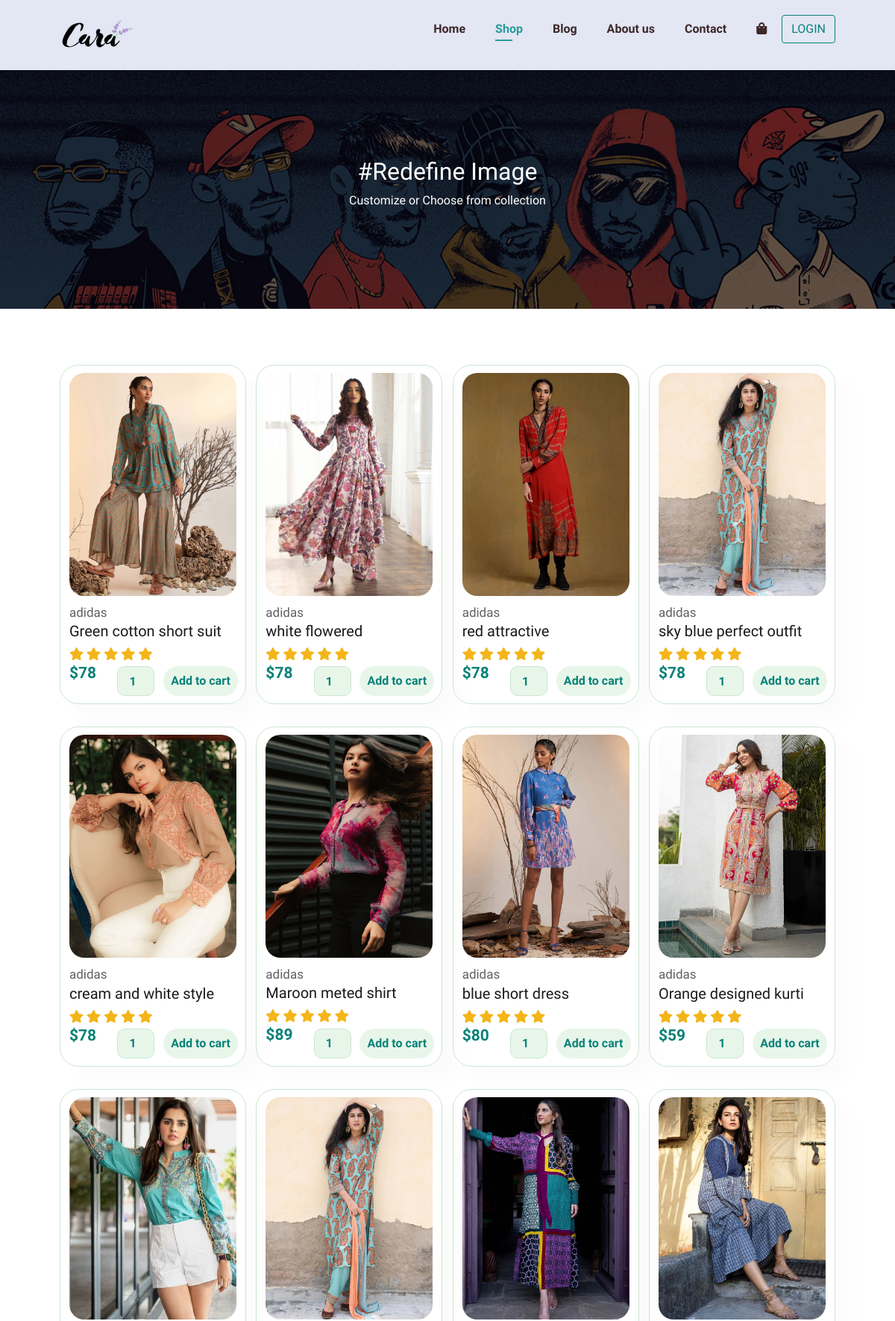
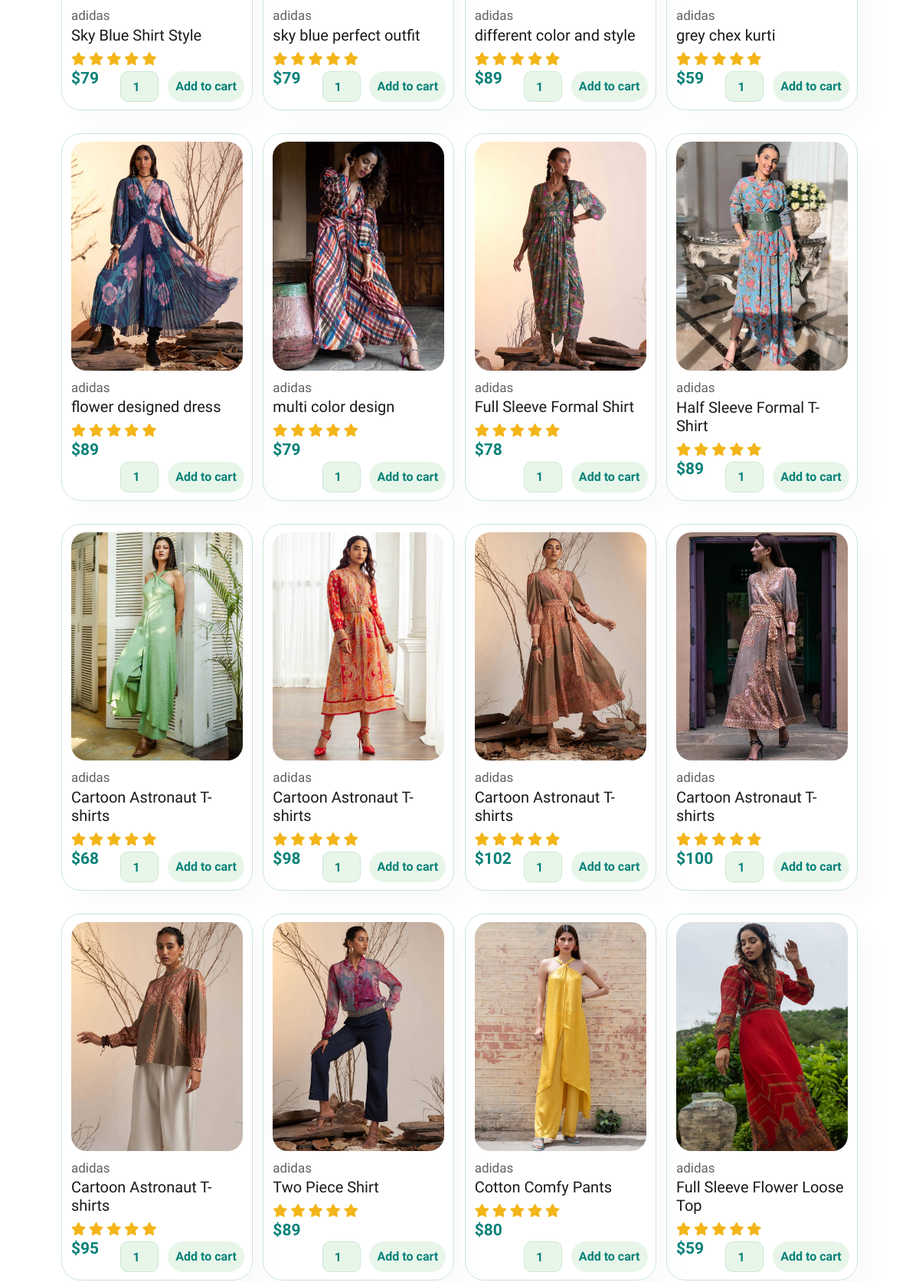
The app's page /shop1.php (upper part) with its own data (2 pictures, top to bottom).
### tables this page shows
CREATE TABLE `product` (
  `id` int(11) NOT NULL,
  `pname` varchar(255) DEFAULT NULL,
  `image` varchar(255) DEFAULT NULL,
  `price` double DEFAULT NULL,
  `brandname` varchar(20) NOT NULL
);

### shop1.php (the view, shortened to what this page needs)
<?php
$database_name = "Product_details";
$con = mysqli_connect("localhost", "root", "", $database_name);
?>
<!DOCTYPE html>
<html lang="en">
<head>
    <link rel="stylesheet" href="https://use.fontawesome.com/releases/v5.15.4/css/all.css" />
    <link rel="stylesheet" href="Style.css">
    <link href="https://cdn.jsdelivr.net/npm/bootstrap@5.0.2/dist/css/bootstrap.min.css" rel="stylesheet">
</head>
<body>
    <section id="header" class="flex ">
        <a href="#"><img src="img/logo.png" alt=""></a>
        <div>
            <ul id="navbar">
                <li><a href="index.php">Home</a></li>
                <li><a class="active" href="shop.php">Shop</a></li>
                <li><a href="blog.php">Blog</a></li>
                <li><a href="aboutus.php">About us</a></li>
                <li><a href="contact.php">Contact</a></li>
                <li id="lg-bag"><a href="cart.php"><i class="fa fa-shopping-bag" aria-hidden="true"></i></a></li>
                <?php
                if (isset($_SESSION['loggedin'])) {
                    echo "   <div class='btn-group' role='group'>
                    <button id='btnGroupDrop1' type='button' class='btn btn-outline-primary xyz dropdown-toggle' data-bs-toggle='dropdown' aria-expanded='false'>
                    " . $_SESSION['firstname'] .
                        "
                    </button>
                    <ul class='dropdown-menu' aria-labelledby='btnGroupDrop1'>
                        <li><a class='dropdown-item' href='logout.php'>LOGOUT</a></li>
                    </ul>
                    </div>";
                } else {
                    echo "  <a href='login/login1.php'><button type='button' class='btn btn-outline-primary xyz' >LOGIN</button></a>";
                }
                ?>
            </ul>
        </div>
    </section>
    <section id="page-header">
        <h2>#Redefine Image</h2>
        <p>Customize or Choose from collection</p>
    </section>
    <section id="product1" class="section-p1">
        <div class="pro-container">
            <?php
                $query = "SELECT * FROM product ORDER BY id ASC ";
                $i = 0;
                $result = mysqli_query($con, $query);
                if (mysqli_num_rows($result) > 0) {
                    while ($row = mysqli_fetch_array($result) and $i < 27) {
                        $i = $i + 1;
            ?>
                    <div class="pro">
                        <form method="post" action="cart.php?action=add&id=<?php echo $row["id"]; ?>">
                           <a href="sproduct.php?id1=<?php echo $row["id"]; ?>"><img src="<?php echo $row["image"]; ?>" alt=""></a>
                            <div class="des">
                                <span>adidas</span>
                                <h5><?php echo $row["pname"]; ?></h5>
                                <div class="star">
                                    <i class="fas fa-star"></i>
                                    <i class="fas fa-star"></i>
                                    <i class="fas fa-star"></i>
                                    <i class="fas fa-star"></i>
                                    <i class="fas fa-star"></i>
                                </div>
                                <h4>$<?php echo $row["price"]; ?></h4>
                                <input type="number" name="quantity" class="tag" value="1">
                                <input type="submit" name="add" class="cart" value="Add to cart">
                            </div>
                        </form>
                    </div>
            <?php
                }
            }
            ?>
        </div>
    </section>
</body>
</html>

### Style.css (style rules this page uses)
* { margin: 0; padding: 0; box-sizing: border-box; font-family: 'Baloo Bhai 2', cursive; }
h2 { font-size: 46px; line-height: 54px; color: #222; }
h4 { font-size: 20px; color: #222; }
p { font-size: 16px; color: #465b52; margin: 15px 0 20px 0 ; }
.section-p1 { padding: 40px 80px; }
body { width: 100%; }
#header { display: flex; align-items:center ; justify-content: space-between; padding: 20px 80px; background: #E3E6F3; box-shadow: 0 5px 15px rgba(0, 0, 0, 0.06); z-index: 999; position: sticky; top: 0; left: 0; }
#navbar { display: flex; justify-content: center; align-items: center; }
#navbar li { list-style: none; padding: 0 20px; position: relative; }
#navbar li a { text-decoration: none; font-size: 16px; font-weight: 600; color: rgba(28, 3, 3, 0.845); }
#navbar li a:hover, #navbar li a.active { color: rgb(40, 157, 153); }
#navbar li a.active::after,#navbar li a:hover::after { content: ""; width: 30%; height: 2px; background: rgb(40, 157, 153); position: absolute; bottom: -4px; left: 20px; }
button.xyz { background-color: transparent; color: #088178; border-color: #088178; }
#product1 { text-align: center; }
#product1 .pro-container { display: flex; justify-content: space-between; padding-top: 20px ; flex-wrap: wrap; }
#product1 .pro { width: 23%; min-width: 250px; padding: 10px 12px; border: 1px solid #cce7d0; border-radius: 25px; cursor: pointer; box-shadow: 20px 20px 30px rgba(0, 0, 0, 0.02); margin: 15px 0; transition: 0.2s ease; position: relative; }
#product1 .pro img { width: 100%; border-radius: 20px; }
#product1 .pro .des { text-align: start; padding: 10px 0; }
#product1 .pro .des span { color: #606063; font-size: 17px; }
#product1 .pro .des h5 { color: #1a1a1a; font-size: 20px; }
#product1 .pro .des i { font-size: 17px; color: rgb(243, 181, 25); }
#product1 .pro .des h4 { font-size: 21px; font-weight: 700; color: #088178; }
#product1 .pro .des .tag { width: 50px; height: 40px; padding-left: 15px; font-size: 16px; font-weight: 600; margin-right: 10px; background-color: #e8f6ea; border: 1px solid #cce7d0; border-radius: 10px; color: #088178; position: absolute; bottom: 10px; right: 45%; }
#product1 .pro .cart { width: 100px; height: 40px; line-height: 40px; border-radius: 50px; background-color: #e8f6ea; font-weight: 600; color: #088178; border-radius: 1px solid #cce7d0; position: absolute; bottom: 10px; right: 10px; border: none; }
#page-header { background-image: url(img/banner/b1.jpg); width: 100%; height: 40vh; background-size: cover; display: flex; justify-content: center; text-align: center; flex-direction: column; padding: 14px; }
#page-header h2 { color: white; }
#page-header p { color: white; }

### records on screen
product: shows a picture, pname "Green cotton short suit", price "78"
product: shows a picture, pname "white flowered", price "78"
product: shows a picture, pname "red attractive", price "78"
product: pname "sky blue perfect outfit", price "78"
product: shows a picture, pname "cream and white style", price "78"
product: shows a picture, pname "Maroon meted shirt", price "89"
product: shows a picture, pname "blue short dress", price "80"
product: shows a picture, pname "Orange designed kurti", price "59"
product: shows a picture, pname "Sky Blue Shirt Style", price "79"
product: pname "sky blue perfect outfit", price "79"
product: shows a picture, pname "different color and style", price "89"
product: shows a picture, pname "grey chex kurti", price "59"
product: shows a picture, pname "flower designed dress", price "89"
product: shows a picture, pname "multi color design", price "79"
product: shows a picture, pname "Full Sleeve Formal Shirt", price "78"
product: shows a picture, pname "Half Sleeve Formal T-Shirt", price "89"
product: shows a picture, pname "Cartoon Astronaut T-shirts", price "68"
product: shows a picture, pname "Cartoon Astronaut T-shirts", price "98"
product: shows a picture, pname "Cartoon Astronaut T-shirts", price "102"
product: shows a picture, pname "Cartoon Astronaut T-shirts", price "100"
product: shows a picture, pname "Cartoon Astronaut T-shirts", price "95"
product: shows a picture, pname "Two Piece Shirt", price "89"
product: shows a picture, pname "Cotton Comfy Pants", price "80"
product: shows a picture, pname "Full Sleeve Flower Loose Top", price "59"
